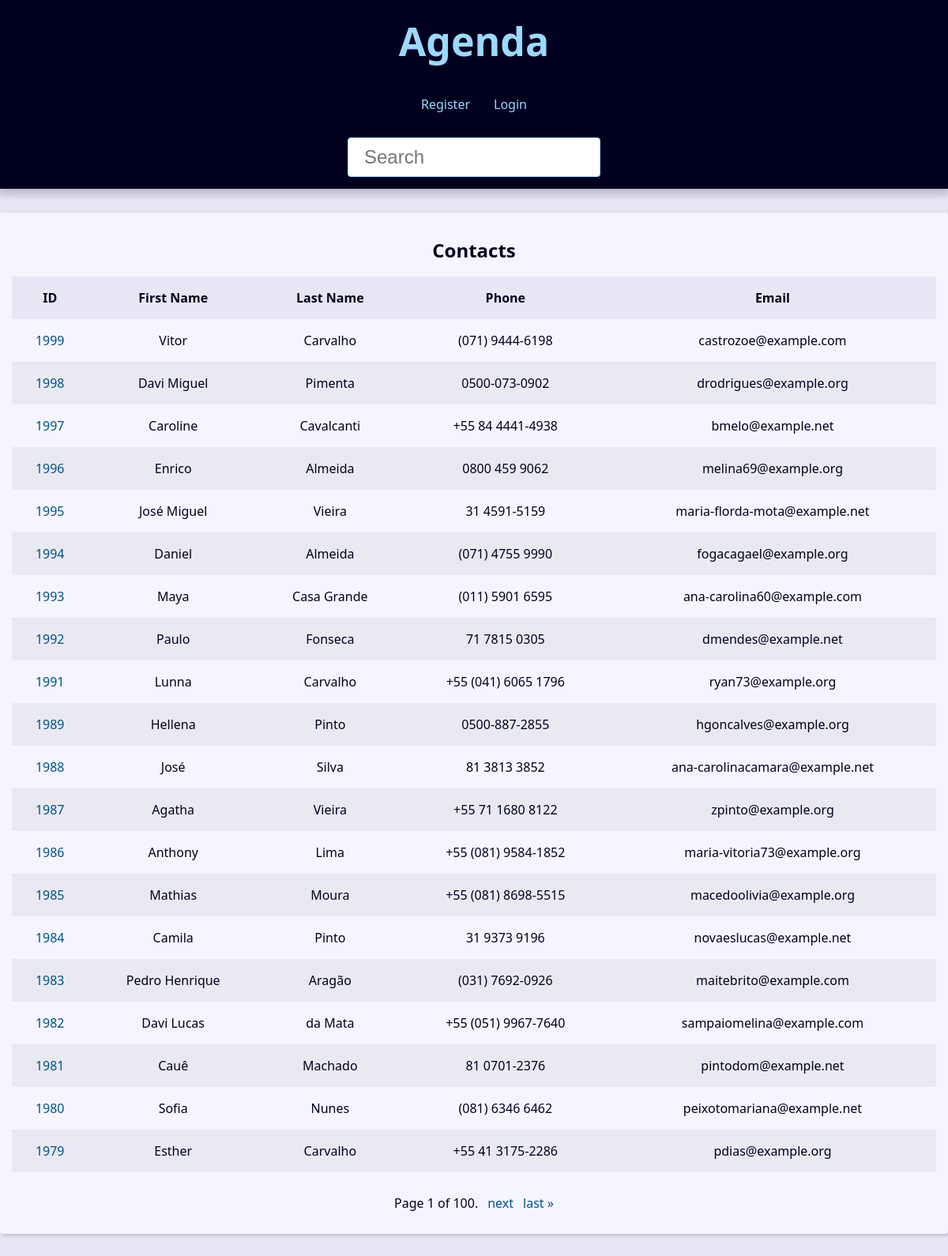
The page / on the database its author committed.
### contact/models.py (models this page shows, shortened)
class Contact(models.Model):
    first_name = models.CharField(max_length=50)
    last_name = models.CharField(max_length=50, blank=True)
    phone = models.CharField(max_length=50)
    email = models.EmailField(max_length=254, blank=True)
    created_date = models.DateTimeField(default=timezone.now)
    description = models.TextField(blank=True)
    show = models.BooleanField(default=True)
    picture = models.ImageField(blank=True, upload_to='pictures/%Y/%m/')
    category = models.ForeignKey(Category, on_delete=models.SET_NULL, blank=True, null=True)
    owner = models.ForeignKey(User, on_delete=models.SET_NULL, blank=True, null=True)

### contact/views/contact_views.py (the view)
# urls.py: path('', views.index, name='index'),
def index(request):
    contacts = Contact.objects.filter(show=True).order_by('-id')
    paginator = Paginator(contacts, 20)
    page_number = request.GET.get("page")
    page_obj = paginator.get_page(page_number)
    context = {
        'page_obj': page_obj,
        'site_title': 'Contatos - '
    }
    return render(
        request=request,
        template_name='contact/index.html',
        context=context,
    )

### contact/templates/contact/index.html
{% extends "global/base.html" %}
{% block content %}
    <div class="responsive-table">
        {% if page_obj %}
            <table class="contacts-table">
                <caption class="table-caption">
                    Contacts
                </caption>
                <thead>
                    <tr class="table-row table-row-header">
                        <th class="table-header">ID</th>
                        <th class="table-header">First Name</th>
                        <th class="table-header">Last Name</th>
                        <th class="table-header">Phone</th>
                        <th class="table-header">Email</th>
                    </tr>
                    <tbody>
                        {% for contact in page_obj  %}
                            <tr class="table-row">
                                <td class="table-cel">
                                    <a href="{% url "contact:contact" contact.id %}" class="table-link">{{contact.id}}</a>
                                </td>
                                <td class="table-cel">
                                    {{contact.first_name}}
                                </td>
                                <td class="table-cel">
                                    {{contact.last_name}}
                                </td>
                                <td class="table-cel">
                                    {{contact.phone}}
                                </td>
                                <td class="table-cel">
                                    {{contact.email}}
                                </td>
                            </tr>
                        {% endfor %}
                    </tbody>
                </thead>
            </table>
        {% else %}
            <div class="single-contact">
                <h1 class="single-contact-name">Nenhum contato encontrado</h1>
            </div>
        {% endif %}
    </div>
{% endblock content %}

### base_templates/global/base.html (shortened to what this page needs)
<!DOCTYPE html>
<html lang="pt-br">
<head>
    {% include "global/partials/_head.html" %}
</head>
<body>
    {% include "global/partials/_header.html" %}
    <main class="content">
        {% block content %} {% endblock content%}
        {% include "global/partials/_pagination.html"%}
    </main>
</body>
</html>

### base_templates/global/partials/_head.html (shortened to what this page needs)
{% load static %}
<link rel="stylesheet" href="{% static "global/css/styles.css" %}">
<link rel="stylesheet" href="https://cdnjs.cloudflare.com/ajax/libs/font-awesome/6.0.0-beta3/css/all.min.css">

### base_templates/global/partials/_header.html
<header class="header">
    <h1 class="header-heading"><a href="{% url "contact:index" %}" class="header-link">Agenda</a></h1>
    <nav class="menu">
        <ul class="menu-list">
            {% if user.is_authenticated %}
                <li class="menu-item"><a href="{% url "contact:create" %}" class="menu-link">Create contact</a></li>
                <li class="menu-item"><a href="{% url "contact:update" %}" class="menu-link">Profile</a></li>
                <li class="menu-item"><a href="{% url "contact:logout" %}" class="menu-link">Logout</a></li>
            {% else %}
                <li class="menu-item"><a href="{% url "contact:register" %}" class="menu-link">Register</a></li>
                <li class="menu-item"><a href="{% url "contact:login" %}" class="menu-link">Login</a></li>
            {% endif %}
        </ul>
    </nav>
    <div class="search">
        <form action="{% url "contact:search" %}" method="GET">
            <input type="search"
                   id="search"
                   class="search-input"
                   name="q"
                   placeholder="Search"
                   value="{{ search_value }}"
                   >
        </form>
    </div>
</header>

### base_templates/global/partials/_pagination.html (shortened to what this page needs)
{% if page_obj %}
    <div class="pagination">
        <span class="step-links">
            <span class="current">
                Page {{ page_obj.number }} of {{ page_obj.paginator.num_pages }}.
            </span>
            {% if page_obj.has_next %}
                <a href="?page={{ page_obj.next_page_number }}&q={{ request.GET.q.strip }}">next</a>
                <a href="?page={{ page_obj.paginator.num_pages }}&q={{ request.GET.q.strip }}">last &raquo;</a>
            {% endif %}
        </span>
    </div>
{% endif %}

### base_static/global/css/styles.css (style rules this page uses)
:root { --spacing: 1.5rem; --link-dark-color: rgb(0, 83, 134); --link-light-color: rgb(156, 217, 255); --clr-white: rgb(245, 245, 255); --clr-black: rgb(0, 0, 30); --clr-red: rgb(243, 68, 37); --clr-light-gray: rgb(230, 230, 245); --clr-dark-shadow-5: rgba(0, 0, 10, 5%); --clr-dark-shadow-10: rgba(0, 0, 10, 10%); --clr-dark-shadow-20: rgba(0, 0, 10, 20%); --clr-light-shadow-5: rgba(200, 200, 255, 5%); --clr-light-shadow-10: rgba(200, 200, 255, 10%); --clr-light-shadow-20: rgba(200, 200, 255, 20%); --main-page-width: 120rem; --table-min-width: 60rem; --biggest-font-size: 5rem; --bigger-font-size: 4rem; --big-font-size: 3.2rem; --medium-font-size: 2.4rem; --small-font-size: 1.6rem; --smaller-font-size: 1.4rem; --smallest-font-size: 1.2rem; --transition-fast: 300ms; --transition-medium: 600ms; --transition-slow: 1s; --default-border-radius: 4px; }
*, *::before, *::after { margin: 0; padding: 0; box-sizing: border-box; }
html { font-size: 62.5%; }
body { font-family: system-ui, -apple-system, BlinkMacSystemFont, 'Segoe UI', Roboto, Oxygen, Ubuntu, Cantarell, 'Open Sans', 'Helvetica Neue', sans-serif; line-height: 1.5; font-size: var(--small-font-size); color: var(--clr-black); -webkit-font-smoothing: antialiased; background: var(--clr-light-gray); }
.header { background: var(--clr-black); padding: var(--spacing); box-shadow: 0 5px 10px 2px var(--clr-dark-shadow-20); z-index: 1; position: relative; }
.header-heading { font-size: var(--biggest-font-size); text-align: center; }
.header-link { color: var(--link-light-color); text-decoration: none; transition: filter var(--transition-fast) ease-in-out; }
.menu { margin: var(--spacing); }
.menu-list { list-style: none; display: flex; justify-content: center; flex-flow: row wrap; }
.menu-link { display: block; padding: var(--spacing); color: var(--link-light-color); text-decoration: none; transition: background-color var(--transition-fast) ease-in-out; border-radius: var(--default-border-radius); }
.content { max-width: var(--main-page-width); margin: calc(var(--spacing) * 2) auto; padding: var(--spacing); background: var(--clr-white); box-shadow: 2px 2px 5px var(--clr-dark-shadow-20); border-radius: var(--default-border-radius); position: relative; }
.responsive-table { width: 100%; overflow-x: auto; }
.contacts-table { width: 100%; min-width: var(--table-min-width); border-collapse: collapse; }
.table-caption { font-size: var(--medium-font-size); font-weight: bold; padding: var(--spacing); }
.table-row { text-align: center; text-overflow: ellipsis; transition: background-color var(--transition-fast) ease-in-out; }
.table-row:nth-of-type(2n) { background: var(--clr-dark-shadow-5); }
.table-row-header { background: var(--clr-light-gray); color: var(--clr-black); }
.table-cel, .table-header { padding: var(--spacing); }
.table-link { color: var(--link-dark-color); transition: color var(--transition-fast) ease-in-out; text-decoration: none; }
.pagination { margin-top: var(--spacing); display: flex; justify-content: center; padding: calc(var(--spacing) * 0.8); font-size: var(--small-font-size); }
.pagination .step-links { display: flex; gap: calc(var(--spacing) * 0.8); }
.pagination .step-links a { color: var(--link-dark-color); transition: color var(--transition-fast) ease-in-out; text-decoration: none; display: block; }
.search { display: flex; justify-content: center; }
.search-input { font-size: var(--medium-font-size); padding: 1rem 2rem; width: 100%; max-width: 32rem; border-radius: var(--default-border-radius); border: 1px solid var(--link-light-color); }

### rows shown on the page
Contact: id "1999", first_name "Vitor", last_name "Carvalho", phone "(071) 9444-6198", email "castrozoe@example.com"
Contact: id "1998", first_name "Davi Miguel", last_name "Pimenta", phone "0500-073-0902", email "drodrigues@example.org"
Contact: id "1997", first_name "Caroline", last_name "Cavalcanti", phone "+55 84 4441-4938", email "bmelo@example.net"
Contact: id "1996", first_name "Enrico", last_name "Almeida", phone "0800 459 9062", email "melina69@example.org"
Contact: id "1995", first_name "José Miguel", last_name "Vieira", phone "31 4591-5159", email "maria-florda-mota@example.net"
Contact: id "1994", first_name "Daniel", last_name "Almeida", phone "(071) 4755 9990", email "fogacagael@example.org"
Contact: id "1993", first_name "Maya", last_name "Casa Grande", phone "(011) 5901 6595", email "ana-carolina60@example.com"
Contact: id "1992", first_name "Paulo", last_name "Fonseca", phone "71 7815 0305", email "dmendes@example.net"
Contact: id "1991", first_name "Lunna", last_name "Carvalho", phone "+55 (041) 6065 1796", email "ryan73@example.org"
Contact: id "1989", first_name "Hellena", last_name "Pinto", phone "0500-887-2855", email "hgoncalves@example.org"
Contact: id "1988", first_name "José", last_name "Silva", phone "81 3813 3852", email "ana-carolinacamara@example.net"
Contact: id "1987", first_name "Agatha", last_name "Vieira", phone "+55 71 1680 8122", email "zpinto@example.org"
Contact: id "1986", first_name "Anthony", last_name "Lima", phone "+55 (081) 9584-1852", email "maria-vitoria73@example.org"
Contact: id "1985", first_name "Mathias", last_name "Moura", phone "+55 (081) 8698-5515", email "macedoolivia@example.org"
Contact: id "1984", first_name "Camila", last_name "Pinto", phone "31 9373 9196", email "novaeslucas@example.net"
Contact: id "1983", first_name "Pedro Henrique", last_name "Aragão", phone "(031) 7692-0926", email "maitebrito@example.com"
Contact: id "1982", first_name "Davi Lucas", last_name "da Mata", phone "+55 (051) 9967-7640", email "sampaiomelina@example.com"
Contact: id "1981", first_name "Cauê", last_name "Machado", phone "81 0701-2376", email "pintodom@example.net"
Contact: id "1980", first_name "Sofia", last_name "Nunes", phone "(081) 6346 6462", email "peixotomariana@example.net"
Contact: id "1979", first_name "Esther", last_name "Carvalho", phone "+55 41 3175-2286", email "pdias@example.org"

### other values the page prints
{{ page_obj.number }} "1"
{{ page_obj.paginator.num_pages }} "100"
